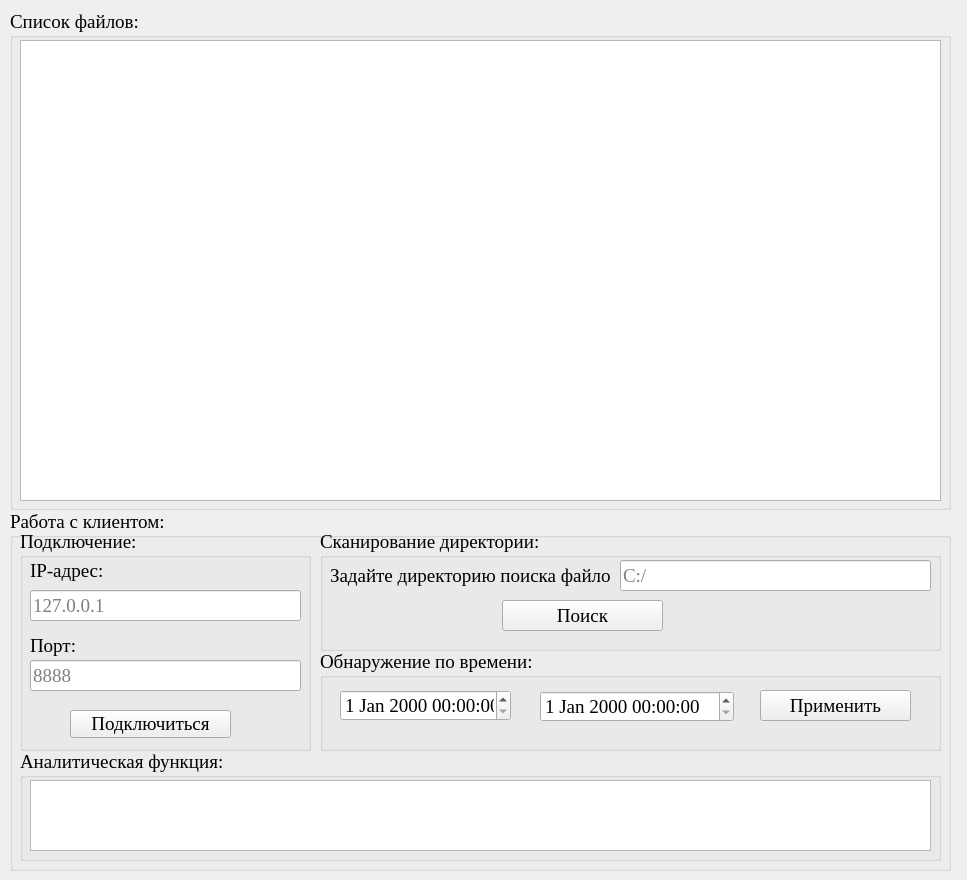
<?xml version="1.0" encoding="UTF-8"?>
<ui version="4.0">
 <class>Maneger</class>
 <widget class="QWidget" name="Maneger">
  <property name="geometry">
   <rect>
    <x>0</x>
    <y>0</y>
    <width>967</width>
    <height>880</height>
   </rect>
  </property>
  <property name="minimumSize">
   <size>
    <width>967</width>
    <height>880</height>
   </size>
  </property>
  <property name="maximumSize">
   <size>
    <width>967</width>
    <height>880</height>
   </size>
  </property>
  <property name="windowTitle">
   <string>Окно управления</string>
  </property>
  <widget class="QGroupBox" name="groupBox_2">
   <property name="geometry">
    <rect>
     <x>10</x>
     <y>10</y>
     <width>941</width>
     <height>500</height>
    </rect>
   </property>
   <property name="minimumSize">
    <size>
     <width>0</width>
     <height>400</height>
    </size>
   </property>
   <property name="maximumSize">
    <size>
     <width>1000</width>
     <height>500</height>
    </size>
   </property>
   <property name="font">
    <font>
     <family>Times New Roman</family>
     <pointsize>14</pointsize>
    </font>
   </property>
   <property name="title">
    <string>Список файлов:</string>
   </property>
   <widget class="QTableWidget" name="tableWidget">
    <property name="geometry">
     <rect>
      <x>10</x>
      <y>30</y>
      <width>921</width>
      <height>461</height>
     </rect>
    </property>
   </widget>
  </widget>
  <widget class="QGroupBox" name="groupBox_3">
   <property name="geometry">
    <rect>
     <x>10</x>
     <y>510</y>
     <width>941</width>
     <height>361</height>
    </rect>
   </property>
   <property name="minimumSize">
    <size>
     <width>0</width>
     <height>0</height>
    </size>
   </property>
   <property name="maximumSize">
    <size>
     <width>1000</width>
     <height>500</height>
    </size>
   </property>
   <property name="font">
    <font>
     <family>Times New Roman</family>
     <pointsize>14</pointsize>
    </font>
   </property>
   <property name="title">
    <string>Работа с клиентом:</string>
   </property>
   <widget class="QGroupBox" name="groupBox">
    <property name="geometry">
     <rect>
      <x>10</x>
      <y>20</y>
      <width>291</width>
      <height>221</height>
     </rect>
    </property>
    <property name="title">
     <string>Подключение:</string>
    </property>
    <widget class="QLabel" name="label">
     <property name="geometry">
      <rect>
       <x>10</x>
       <y>30</y>
       <width>111</width>
       <height>21</height>
      </rect>
     </property>
     <property name="text">
      <string>IP-адрес:</string>
     </property>
    </widget>
    <widget class="QLineEdit" name="lineEdit">
     <property name="geometry">
      <rect>
       <x>10</x>
       <y>60</y>
       <width>271</width>
       <height>31</height>
      </rect>
     </property>
     <property name="placeholderText">
      <string>127.0.0.1</string>
     </property>
    </widget>
    <widget class="QLabel" name="label_2">
     <property name="geometry">
      <rect>
       <x>10</x>
       <y>100</y>
       <width>111</width>
       <height>31</height>
      </rect>
     </property>
     <property name="text">
      <string>Порт:</string>
     </property>
    </widget>
    <widget class="QLineEdit" name="lineEdit_2">
     <property name="geometry">
      <rect>
       <x>10</x>
       <y>130</y>
       <width>271</width>
       <height>31</height>
      </rect>
     </property>
     <property name="placeholderText">
      <string>8888</string>
     </property>
    </widget>
    <widget class="QPushButton" name="pushButton">
     <property name="geometry">
      <rect>
       <x>50</x>
       <y>180</y>
       <width>161</width>
       <height>28</height>
      </rect>
     </property>
     <property name="text">
      <string>Подключиться</string>
     </property>
    </widget>
   </widget>
   <widget class="QGroupBox" name="groupBox_4">
    <property name="geometry">
     <rect>
      <x>310</x>
      <y>20</y>
      <width>621</width>
      <height>121</height>
     </rect>
    </property>
    <property name="title">
     <string>Сканирование директории:</string>
    </property>
    <widget class="QLabel" name="label_3">
     <property name="geometry">
      <rect>
       <x>10</x>
       <y>30</y>
       <width>281</width>
       <height>31</height>
      </rect>
     </property>
     <property name="text">
      <string>Задайте директорию поиска файлов:</string>
     </property>
    </widget>
    <widget class="QLineEdit" name="lineEdit_3">
     <property name="geometry">
      <rect>
       <x>300</x>
       <y>30</y>
       <width>311</width>
       <height>31</height>
      </rect>
     </property>
     <property name="placeholderText">
      <string>C:/</string>
     </property>
    </widget>
    <widget class="QPushButton" name="pushButton_2">
     <property name="geometry">
      <rect>
       <x>182</x>
       <y>70</y>
       <width>161</width>
       <height>31</height>
      </rect>
     </property>
     <property name="text">
      <string>Поиск</string>
     </property>
    </widget>
   </widget>
   <widget class="QGroupBox" name="groupBox_5">
    <property name="geometry">
     <rect>
      <x>310</x>
      <y>140</y>
      <width>621</width>
      <height>101</height>
     </rect>
    </property>
    <property name="title">
     <string>Обнаружение по времени:</string>
    </property>
    <widget class="QDateTimeEdit" name="dateTimeEdit">
     <property name="geometry">
      <rect>
       <x>20</x>
       <y>40</y>
       <width>171</width>
       <height>31</height>
      </rect>
     </property>
    </widget>
    <widget class="QDateTimeEdit" name="dateTimeEdit_2">
     <property name="geometry">
      <rect>
       <x>220</x>
       <y>41</y>
       <width>194</width>
       <height>31</height>
      </rect>
     </property>
    </widget>
    <widget class="QPushButton" name="pushButton_3">
     <property name="geometry">
      <rect>
       <x>440</x>
       <y>40</y>
       <width>151</width>
       <height>31</height>
      </rect>
     </property>
     <property name="text">
      <string>Применить</string>
     </property>
    </widget>
   </widget>
   <widget class="QGroupBox" name="groupBox_6">
    <property name="geometry">
     <rect>
      <x>10</x>
      <y>240</y>
      <width>921</width>
      <height>111</height>
     </rect>
    </property>
    <property name="title">
     <string>Аналитическая функция:</string>
    </property>
    <widget class="QListWidget" name="listWidget">
     <property name="geometry">
      <rect>
       <x>10</x>
       <y>30</y>
       <width>901</width>
       <height>71</height>
      </rect>
     </property>
    </widget>
   </widget>
  </widget>
 </widget>
 <resources/>
 <connections/>
</ui>
